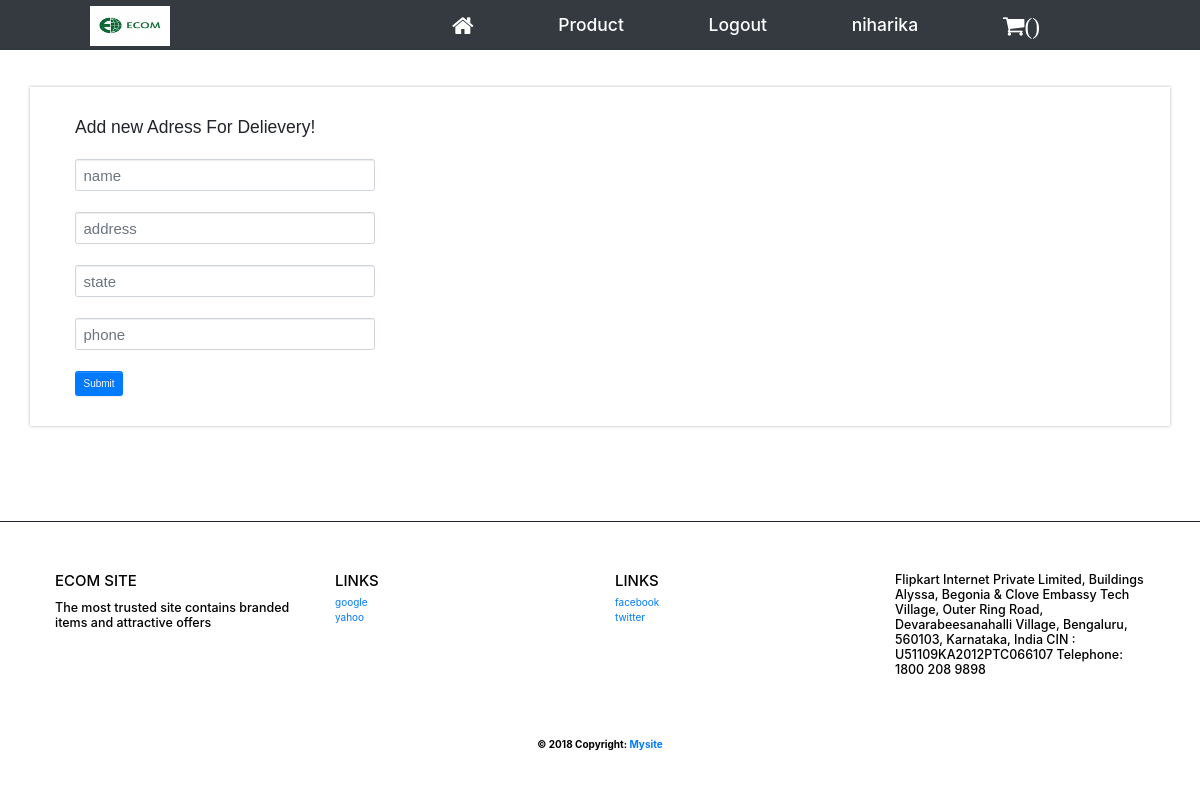
/buyordered/1 (signed in), run on an earlier commit of the app's database.
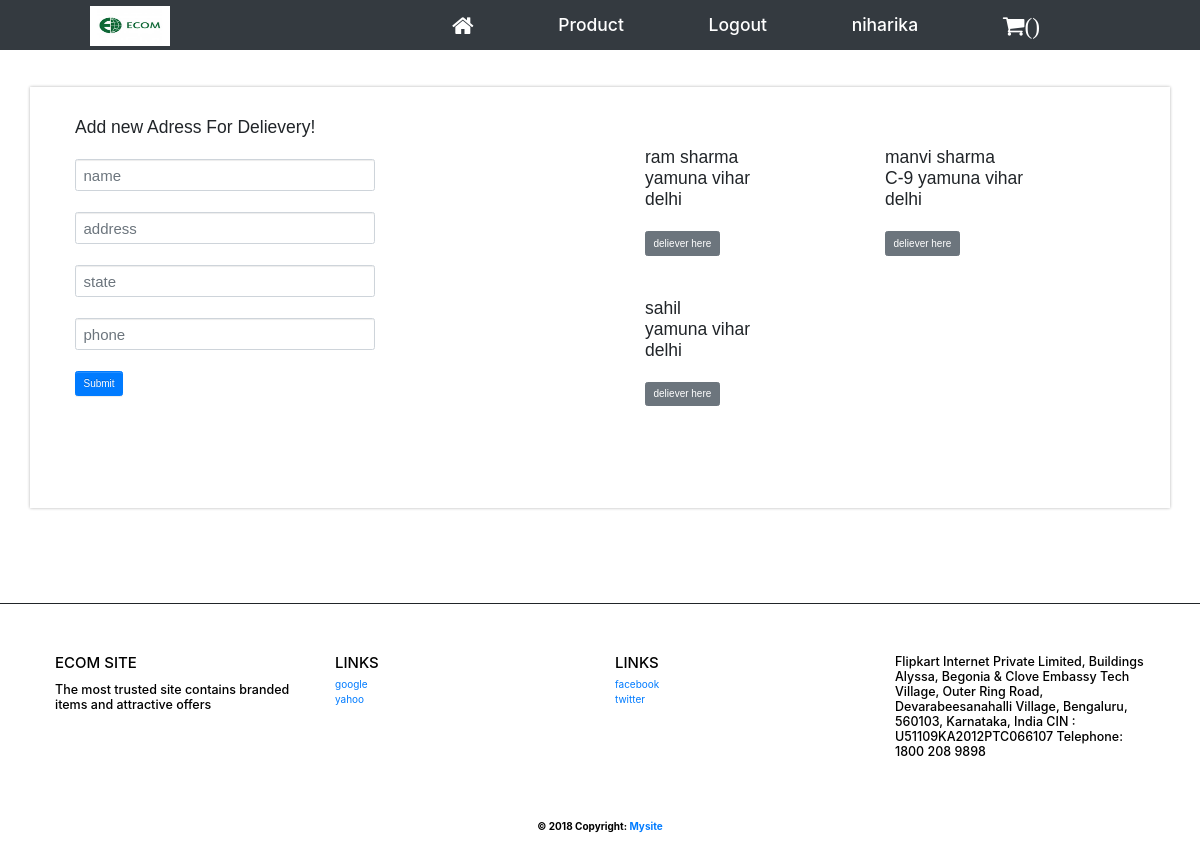
And on a later commit of the database.
### user/models.py (models this page shows, shortened)
class Orderdetail(models.Model):
    name = models.CharField(max_length=400)
    buyername = models.CharField(max_length=400)
    address = models.CharField(max_length=400)
    state = models.CharField(max_length=400)
    phone = models.IntegerField()

### user/views.py (the view)
# urls.py: url(r'^buyordered/(?P<pk>\d+)$', views.buyordered, name='buyorder'),
@login_required(login_url='user_login')
def buyordered(request,pk, template_name='user/buyorder.html'):
    form = order(request.POST or None)
    request.session['pk'] = pk
    Product = Orderdetail.objects.filter(buyername=request.user.username)
    if form.is_valid():
        instance=form.save(commit=False)
        instance.buyername =request.user
        instance.save()
        return redirect('buyordered')
    return render(request, template_name, {'form': form,'object':Product})

### user/forms.py
class order(forms.ModelForm):
    class Meta:
        model = Orderdetail
        fields = ('name','address','state','phone')

### user/templates/user/buyorder.html
{% extends "user/product_base.html" %}
 {% block content %}
<div class="container">
<div class="row">
  <div class="col-sm-6">
        Add new Adress For Delievery!<br>
<br>
     <form  method="post">{% csrf_token %}
          <input type="text" class="form-control" name="name" placeholder="name" required style="width :300px;font-size: 15px;"><br>
          <input type="text" class="form-control" name="address" placeholder="address" required style="width :300px;font-size: 15px;"><br>
          <input type="text" class="form-control" name="state" placeholder="state" required style="width :300px;font-size: 15px;"><br>
          <input type="text" class="form-control" name="phone" placeholder="phone" required style="width :300px;font-size: 15px;"><br>
        <input class="btn btn-primary" type="submit" value="Submit"/>
     </form></div>
 <div class="col-sm-6">
<div class="row">
     {% for post in object %}
 <div class="col-md-6" >
            {{post.name}}<br>
                {{post.address}}<br>
                 {{post.state}}<br><br>
          <a href="{% url 'buy_now' post.id %}" class="btn btn-secondary">deliever here</a><br><br><br>
 </div>
    {% endfor %}</div>
 </div>
</div></div>
{% endblock %}

What changed in the data, as far as the page shows it:
added Orderdetail: name "ram sharma", address "yamuna vihar", state "delhi"
added Orderdetail: name "manvi sharma", address "C-9 yamuna vihar", state "delhi"
added Orderdetail: name "sahil", address "yamuna vihar", state "delhi"
